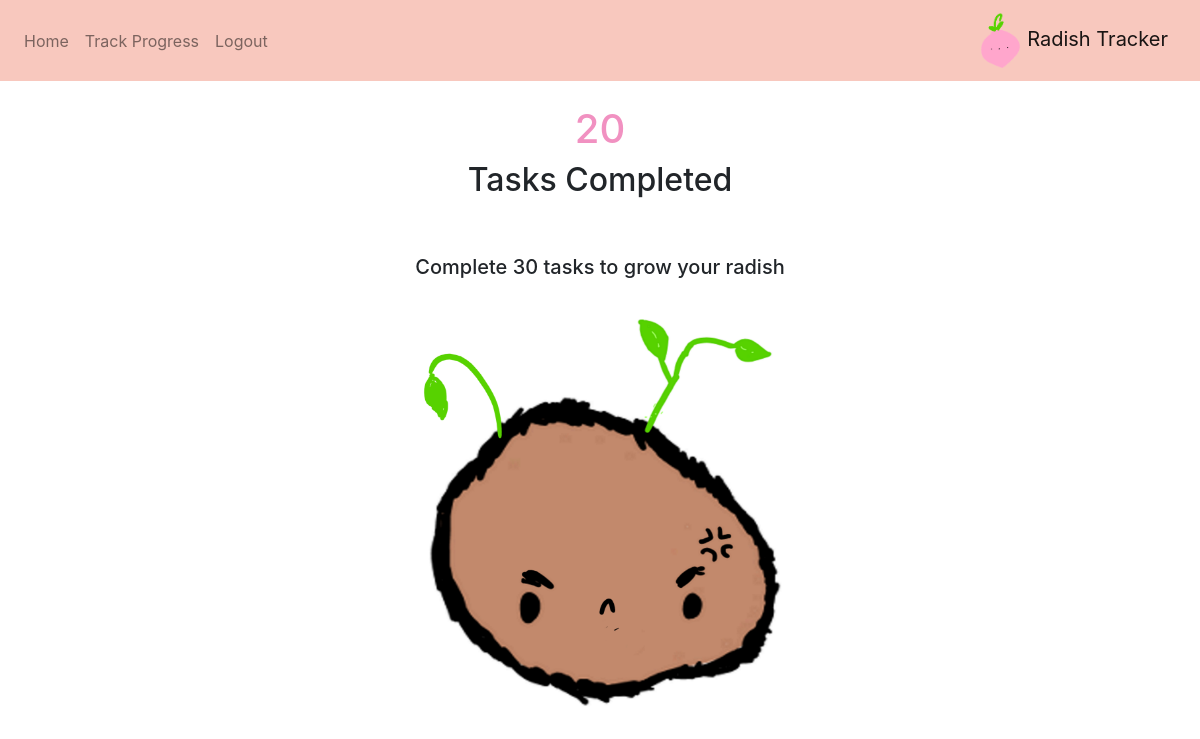
/track (signed in), run on an earlier commit of the app's database.
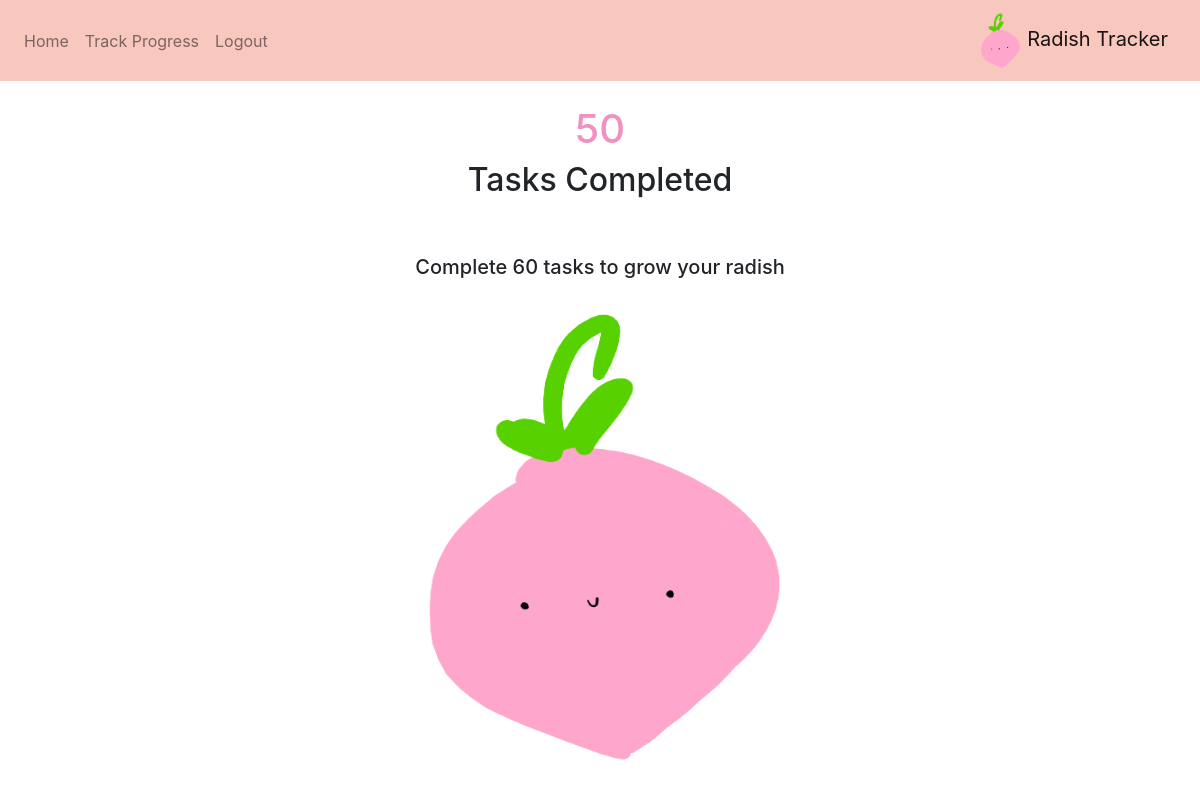
And on a later commit of the database.
### website/models.py (models this page shows)
class User(db.Model, UserMixin):
    id = db.Column(db.Integer, primary_key = True)
    email = db.Column(db.String(150), unique=True) #everyone needs different email
    password = db.Column(db.String(150))
    first_name = db.Column(db.String(150))
    amount_completed = db.Column(db.Integer)
    notes = db.relationship('Note') #list storing all different notes

### website/views.py (the view)
@views.route('/track')
@login_required
def trackProgress():
    return render_template("trackProgress.html", user = current_user)

### website/templates/trackProgress.html
{% extends "base.html" %} {% block title %}Track Progress{% endblock %} {% block content
    %}
    <br />
    <h1 align = "center" style = "color:#f191c1">{{ user.amount_completed }}</h2>
    <h2 align = "center">Tasks Completed</h2>
    <br/>
    <br/>
    {% if (user.amount_completed<10) %}
        <h5 align = "center">Complete 10 tasks to grow your radish</h5>
        <br/>
        <div align = "center">
            <img src="./static/stage1.png" width = "400" height = "400" class = "center">
        </div>
    {% elif (user.amount_completed<20) %}
        <h5 align = "center">Complete 20 tasks to grow your radish</h5>
        <br/>
        <div align = "center">
            <img src="./static/stage2.png" width = "400" height = "400" class = "center">
        </div>
    {% elif (user.amount_completed<30) %}
        <h5 align = "center">Complete 30 tasks to grow your radish</h5>
        <br/>
        <div align = "center">
            <img src="./static/stage3.png" width = "400" height = "400" class = "center">
        </div>
    {% elif (user.amount_completed<40) %}
        <h5 align = "center">Complete 40 tasks to grow your radish</h5>
        <br/>
        <div align = "center">
            <img src="./static/stage4.png" width = "600" height = "400" class = "center">
        </div>
    {% elif (user.amount_completed<50) %}
        <h5 align = "center">Complete 50 tasks to grow your radish</h5>
        <br/>
        <div align = "center">
            <img src="./static/stage5.png" width = "400" height = "400" class = "center">
        </div>
    {% elif (user.amount_completed<60) %}
        <h5 align = "center">Complete 60 tasks to grow your radish</h5>
        <br/>
        <div align = "center">
            <img src="./static/OfficialRadishLogo.png" width = "400" height = "450" class = "center">
        </div>
    {% elif (user.amount_completed<70) %}
        <h5 align = "center">Complete 70 tasks to grow your radish</h5>
        <br/>
        <div align = "center">
            <img src="./static/stage7.png" width = "600" height = "400" class = "center">
        </div>
    {% elif (user.amount_completed<80) %}
        <h5 align = "center">Complete 80 tasks to grow your radish</h5>
        <br/>
        <div align = "center">
            <img src="./static/stage8.png" width = "400" height = "400" class = "center">
        </div>
    {% elif (user.amount_completed<90) %}
        <h5 align = "center">Complete 90 tasks to grow your radish</h5>
        <br/>
        <div align = "center">
            <img src="./static/stage9.png" width = "500" height = "400" class = "center">
        </div>
    {%else%}
        <h5 align = "center">Complete 100 tasks to grow your radish</h5>
        <br/>
        <div align = "center">
            <img src="./static/stage10.png" width = "500" height = "400" class = "center">
        </div>
    {% endif %}
{% endblock %}

What changed in the data, as far as the page shows it:
changed User: amount_completed "20" → "50"
Also different on the page:
text no longer shown: "Complete 30 tasks to grow your radish"
text now shown: "Complete 60 tasks to grow your radish"
